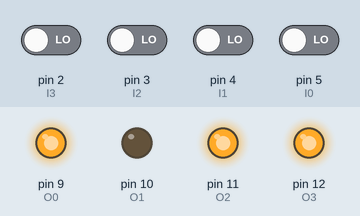
Simulated run of this sketch. Board: Arduino Mega 2560, built with avr-gcc and run on an emulated ATmega2560. Parts: output pins drawn as LEDs (lit = HIGH). Inputs (shaded band) come from the test bench; at power-on: pin 2 (I3), pin 3 (I2), pin 4 (I1), pin 5 (I0) LOW.

Above: at 1.2 s.
1.3 s: pin 2 (I3) driven HIGH
At 1.8 s:
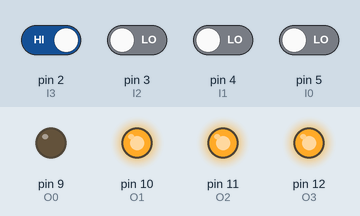
2.8 s: pin 3 (I2) driven HIGH
At 4.0 s:
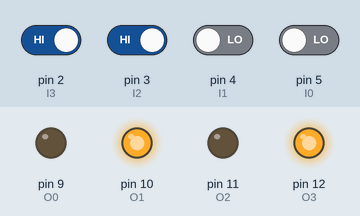
4.3 s: pin 4 (I1) driven HIGH
At 5.3 s:
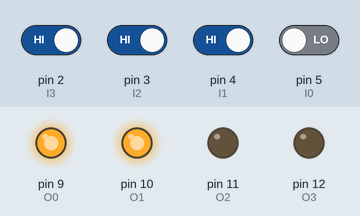
5.8 s: pin 5 (I0) driven HIGH
At 6.4 s:
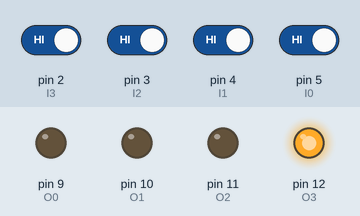
7.3 s: pin 4 (I1) driven LOW
At 7.6 s:
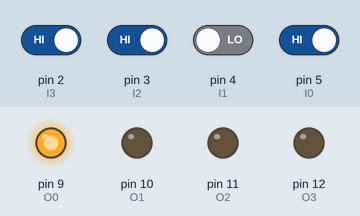
8.8 s: pin 2 (I3) driven LOW
At 9.9 s:
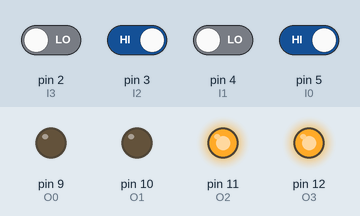
Timing chart, 0 to 11.3 s (numbered marks = the images above; inputs shaded):
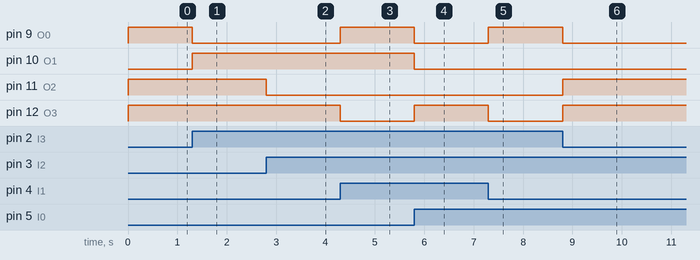

The sketch:

Arduinocode.ino
```cpp
int I0 = 5;  //Input pins connected to digital pin
int I1 = 4;
int I2 = 3;
int I3 = 2;

int O0=9; //Output pins connected to digital pin
int O1=10;
int O2=11;
int O3=12;


void setup() {

  pinMode(I0,INPUT);  //Sets I0,I1,I2,I3 as INPUT
  pinMode(I1,INPUT);
  pinMode(I2,INPUT);
  pinMode(I3,INPUT);

  pinMode(O0,OUTPUT);  //Sets output pins as OUTPUT
  pinMode(O1,OUTPUT);
  pinMode(O2,OUTPUT);
  pinMode(O3,OUTPUT);

}

void loop() {
  boolean I0State = digitalRead(I0);  //Reads input pins
  boolean I1State = digitalRead(I1);
  boolean I2State = digitalRead(I2);
  boolean I3State = digitalRead(I3);

  boolean O0State;
  boolean O1State;
  boolean O2State;
  boolean O3State;

 O0State= (!I3State & !I2State & !I1State & !I0State)|(!I2State & I1State & I0State)|(I3State & !I1State & I0State)|(I3State & I1State& !I0State);    //Setting the kmap equations for each output pins
 O1State= (!I3State & I1State)|(I2State & !I0State)|(I3State & !I2State & !I1State)|(I3State & !I2State & I0State);
 O2State= (!I3State & !I1State)|(!I2State & !I1State & !I0State)|(!I3State & I2State);
 O3State= (!I3State & !I2State)|(!I3State & I0State)|(I2State & I1State & I0State)|(I3State & !I1State & !I0State);


 digitalWrite(O0,O0State);  //lighting of the LED's
 digitalWrite(O1,O1State);
 digitalWrite(O2,O2State);
 digitalWrite(O3,O3State);


}
```

Measured:
- after the input at 1.3 s, pin 9 (O0): HIGH → LOW at once; pin 10 (O1): LOW → HIGH at once
- after the input at 2.8 s, pin 11 (O2): HIGH → LOW at once
- after the input at 4.3 s, pin 9 (O0): LOW → HIGH at once; pin 12 (O3): HIGH → LOW at once
- after the input at 5.8 s, pin 9 (O0), pin 10 (O1): HIGH → LOW at once; pin 12 (O3): LOW → HIGH at once
- after the input at 7.3 s, pin 9 (O0): LOW → HIGH at once; pin 12 (O3): HIGH → LOW at once
- after the input at 8.8 s, pin 9 (O0): HIGH → LOW at once; pin 11 (O2), pin 12 (O3): LOW → HIGH at once
